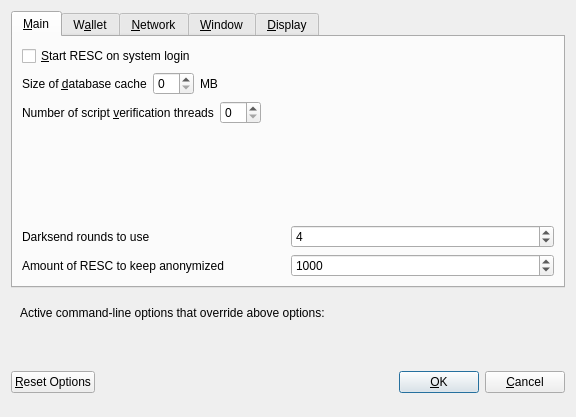
<?xml version="1.0" encoding="UTF-8"?>
<ui version="4.0">
 <class>OptionsDialog</class>
 <widget class="QDialog" name="OptionsDialog">
  <property name="geometry">
   <rect>
    <x>0</x>
    <y>0</y>
    <width>576</width>
    <height>417</height>
   </rect>
  </property>
  <property name="windowTitle">
   <string>Options</string>
  </property>
  <property name="modal">
   <bool>true</bool>
  </property>
  <layout class="QVBoxLayout" name="verticalLayout">
   <item>
    <widget class="QTabWidget" name="tabWidget">
     <property name="currentIndex">
      <number>0</number>
     </property>
     <widget class="QWidget" name="tabMain">
      <attribute name="title">
       <string>&amp;Main</string>
      </attribute>
      <layout class="QVBoxLayout" name="verticalLayout_Main">
       <item>
        <widget class="QCheckBox" name="bitcoinAtStartup">
         <property name="toolTip">
          <string>Automatically start RESC after logging in to the system.</string>
         </property>
         <property name="text">
          <string>&amp;Start RESC on system login</string>
         </property>
        </widget>
       </item>
       <item>
        <layout class="QHBoxLayout" name="horizontalLayout_2_Main">
         <item>
          <widget class="QLabel" name="databaseCacheLabel">
           <property name="text">
            <string>Size of &amp;database cache</string>
           </property>
           <property name="textFormat">
            <enum>Qt::PlainText</enum>
           </property>
           <property name="buddy">
            <cstring>databaseCache</cstring>
           </property>
          </widget>
         </item>
         <item>
          <widget class="QSpinBox" name="databaseCache"/>
         </item>
         <item>
          <widget class="QLabel" name="databaseCacheUnitLabel">
           <property name="text">
            <string>MB</string>
           </property>
           <property name="textFormat">
            <enum>Qt::PlainText</enum>
           </property>
          </widget>
         </item>
         <item>
          <spacer name="horizontalSpacer_2_Main">
           <property name="orientation">
            <enum>Qt::Horizontal</enum>
           </property>
           <property name="sizeHint" stdset="0">
            <size>
             <width>40</width>
             <height>20</height>
            </size>
           </property>
          </spacer>
         </item>
        </layout>
       </item>
       <item>
        <layout class="QHBoxLayout" name="horizontalLayout_3_Main">
         <item>
          <widget class="QLabel" name="threadsScriptVerifLabel">
           <property name="text">
            <string>Number of script &amp;verification threads</string>
           </property>
           <property name="textFormat">
            <enum>Qt::PlainText</enum>
           </property>
           <property name="buddy">
            <cstring>threadsScriptVerif</cstring>
           </property>
          </widget>
         </item>
         <item>
          <widget class="QSpinBox" name="threadsScriptVerif">
           <property name="toolTip">
            <string>(0 = auto, &lt;0 = leave that many cores free)</string>
           </property>
          </widget>
         </item>
         <item>
          <spacer name="horizontalSpacer_3_Main">
           <property name="orientation">
            <enum>Qt::Horizontal</enum>
           </property>
           <property name="sizeHint" stdset="0">
            <size>
             <width>40</width>
             <height>20</height>
            </size>
           </property>
          </spacer>
         </item>
        </layout>
       </item>
       <item>
        <spacer name="verticalSpacer_Main">
         <property name="orientation">
          <enum>Qt::Vertical</enum>
         </property>
         <property name="sizeHint" stdset="0">
          <size>
           <width>20</width>
           <height>40</height>
          </size>
         </property>
        </spacer>
       </item>
       <item>
        <layout class="QHBoxLayout" name="horizontalLayout_4_Main">
         <item>
          <widget class="QLabel" name="label">
           <property name="toolTip">
            <string>This setting determines the amount of individual masternodes that an input will be anonymized through.&lt;br/&gt;More rounds of anonymization gives a higher degree of privacy, but also costs more in fees.</string>
           </property>
           <property name="text">
            <string>Darksend rounds to use</string>
           </property>
          </widget>
         </item>
         <item>
          <widget class="QSpinBox" name="DarksendRounds">
           <property name="minimum">
            <number>2</number>
           </property>
           <property name="maximum">
            <number>8</number>
           </property>
           <property name="value">
            <number>4</number>
           </property>
          </widget>
         </item>
        </layout>
       </item>
       <item>
        <layout class="QHBoxLayout" name="horizontalLayout">
         <item>
          <widget class="QLabel" name="label_2">
           <property name="toolTip">
            <string>This amount acts as a threshold to turn off Darksend once it's reached.</string>
           </property>
           <property name="statusTip">
            <string notr="true"/>
           </property>
           <property name="whatsThis">
            <string notr="true"/>
           </property>
           <property name="accessibleName">
            <string notr="true"/>
           </property>
           <property name="accessibleDescription">
            <string notr="true"/>
           </property>
           <property name="text">
            <string>Amount of RESC to keep anonymized</string>
           </property>
          </widget>
         </item>
         <item>
          <widget class="QSpinBox" name="anonymizeRESC">
           <property name="minimum">
            <number>100</number>
           </property>
           <property name="maximum">
            <number>100000</number>
           </property>
           <property name="singleStep">
            <number>100</number>
           </property>
           <property name="value">
            <number>1000</number>
           </property>
          </widget>
         </item>
        </layout>
       </item>
      </layout>
     </widget>
     <widget class="QWidget" name="tabWallet">
      <attribute name="title">
       <string>W&amp;allet</string>
      </attribute>
      <layout class="QVBoxLayout" name="verticalLayout_Wallet">
       <item>
        <widget class="QGroupBox" name="groupBox">
         <property name="title">
          <string>Expert</string>
         </property>
         <layout class="QVBoxLayout" name="verticalLayout_2">
          <item>
           <widget class="QCheckBox" name="coinControlFeatures">
            <property name="toolTip">
             <string>Whether to show coin control features or not.</string>
            </property>
            <property name="text">
             <string>Enable coin &amp;control features</string>
            </property>
           </widget>
          </item>
          <item>
           <widget class="QCheckBox" name="showMasternodesTab">
            <property name="toolTip">
             <string>Show additional tab listing all your masternodes in first sub-tab&lt;br/&gt;and all masternodes on the network in second sub-tab.</string>
            </property>
            <property name="text">
             <string>Show Masternodes Tab</string>
            </property>
           </widget>
          </item>
          <item>
           <widget class="QCheckBox" name="spendZeroConfChange">
            <property name="toolTip">
             <string>If you disable the spending of unconfirmed change, the change from a transaction&lt;br/&gt;cannot be used until that transaction has at least one confirmation.&lt;br/&gt;This also affects how your balance is computed.</string>
            </property>
            <property name="text">
             <string>&amp;Spend unconfirmed change</string>
            </property>
           </widget>
          </item>
         </layout>
        </widget>
       </item>
       <item>
        <spacer name="verticalSpacer_Wallet">
         <property name="orientation">
          <enum>Qt::Vertical</enum>
         </property>
         <property name="sizeHint" stdset="0">
          <size>
           <width>20</width>
           <height>40</height>
          </size>
         </property>
        </spacer>
       </item>
      </layout>
     </widget>
     <widget class="QWidget" name="tabNetwork">
      <attribute name="title">
       <string>&amp;Network</string>
      </attribute>
      <layout class="QVBoxLayout" name="verticalLayout_Network">
       <item>
        <widget class="QCheckBox" name="mapPortUpnp">
         <property name="toolTip">
          <string>Automatically open the RESC client port on the router. This only works when your router supports UPnP and it is enabled.</string>
         </property>
         <property name="text">
          <string>Map port using &amp;UPnP</string>
         </property>
        </widget>
       </item>
       <item>
        <widget class="QCheckBox" name="allowIncoming">
         <property name="toolTip">
          <string>Accept connections from outside</string>
         </property>
         <property name="text">
          <string>Allow incoming connections</string>
         </property>
        </widget>
       </item>
       <item>
        <widget class="QCheckBox" name="connectSocks">
         <property name="toolTip">
          <string>Connect to the RESC network through a SOCKS5 proxy.</string>
         </property>
         <property name="text">
          <string>&amp;Connect through SOCKS5 proxy (default proxy):</string>
         </property>
        </widget>
       </item>
       <item>
        <layout class="QHBoxLayout" name="horizontalLayout_1_Network">
         <item>
          <widget class="QLabel" name="proxyIpLabel">
           <property name="text">
            <string>Proxy &amp;IP:</string>
           </property>
           <property name="textFormat">
            <enum>Qt::PlainText</enum>
           </property>
           <property name="buddy">
            <cstring>proxyIp</cstring>
           </property>
          </widget>
         </item>
         <item>
          <widget class="QValidatedLineEdit" name="proxyIp">
           <property name="minimumSize">
            <size>
             <width>140</width>
             <height>0</height>
            </size>
           </property>
           <property name="maximumSize">
            <size>
             <width>140</width>
             <height>16777215</height>
            </size>
           </property>
           <property name="toolTip">
            <string>IP address of the proxy (e.g. IPv4: 127.0.0.1 / IPv6: ::1)</string>
           </property>
          </widget>
         </item>
         <item>
          <widget class="QLabel" name="proxyPortLabel">
           <property name="text">
            <string>&amp;Port:</string>
           </property>
           <property name="textFormat">
            <enum>Qt::PlainText</enum>
           </property>
           <property name="buddy">
            <cstring>proxyPort</cstring>
           </property>
          </widget>
         </item>
         <item>
          <widget class="QLineEdit" name="proxyPort">
           <property name="minimumSize">
            <size>
             <width>55</width>
             <height>0</height>
            </size>
           </property>
           <property name="maximumSize">
            <size>
             <width>55</width>
             <height>16777215</height>
            </size>
           </property>
           <property name="toolTip">
            <string>Port of the proxy (e.g. 9050)</string>
           </property>
          </widget>
         </item>
         <item>
          <spacer name="horizontalSpacer_1_Network">
           <property name="orientation">
            <enum>Qt::Horizontal</enum>
           </property>
           <property name="sizeHint" stdset="0">
            <size>
             <width>40</width>
             <height>20</height>
            </size>
           </property>
          </spacer>
         </item>
        </layout>
       </item>
       <item>
        <spacer name="verticalSpacer_Network">
         <property name="orientation">
          <enum>Qt::Vertical</enum>
         </property>
         <property name="sizeHint" stdset="0">
          <size>
           <width>20</width>
           <height>40</height>
          </size>
         </property>
        </spacer>
       </item>
      </layout>
     </widget>
     <widget class="QWidget" name="tabWindow">
      <attribute name="title">
       <string>&amp;Window</string>
      </attribute>
      <layout class="QVBoxLayout" name="verticalLayout_Window">
       <item>
        <widget class="QCheckBox" name="minimizeToTray">
         <property name="toolTip">
          <string>Show only a tray icon after minimizing the window.</string>
         </property>
         <property name="text">
          <string>&amp;Minimize to the tray instead of the taskbar</string>
         </property>
        </widget>
       </item>
       <item>
        <widget class="QCheckBox" name="minimizeOnClose">
         <property name="toolTip">
          <string>Minimize instead of exit the application when the window is closed. When this option is enabled, the application will be closed only after selecting Quit in the menu.</string>
         </property>
         <property name="text">
          <string>M&amp;inimize on close</string>
         </property>
        </widget>
       </item>
       <item>
        <spacer name="verticalSpacer_Window">
         <property name="orientation">
          <enum>Qt::Vertical</enum>
         </property>
         <property name="sizeHint" stdset="0">
          <size>
           <width>20</width>
           <height>40</height>
          </size>
         </property>
        </spacer>
       </item>
      </layout>
     </widget>
     <widget class="QWidget" name="tabDisplay">
      <attribute name="title">
       <string>&amp;Display</string>
      </attribute>
      <layout class="QVBoxLayout" name="verticalLayout_Display">
       <item>
        <layout class="QHBoxLayout" name="horizontalLayout_1_Display">
         <item>
          <widget class="QLabel" name="langLabel">
           <property name="text">
            <string>User Interface &amp;language:</string>
           </property>
           <property name="textFormat">
            <enum>Qt::PlainText</enum>
           </property>
           <property name="buddy">
            <cstring>lang</cstring>
           </property>
          </widget>
         </item>
         <item>
          <widget class="QValueComboBox" name="lang">
           <property name="toolTip">
            <string>The user interface language can be set here. This setting will take effect after restarting RESC.</string>
           </property>
          </widget>
         </item>
        </layout>
       </item>
       <item>
        <widget class="QLabel" name="label_3">
         <property name="toolTip">
          <string notr="true"/>
         </property>
         <property name="statusTip">
          <string notr="true"/>
         </property>
         <property name="whatsThis">
          <string notr="true"/>
         </property>
         <property name="accessibleName">
          <string notr="true"/>
         </property>
         <property name="text">
          <string>Language missing or translation incomplete? Help contributing translations here:
https://www.transifex.com/cryptorescuecoin-project/cryptorescuecoin-project-translations</string>
         </property>
         <property name="wordWrap">
          <bool>true</bool>
         </property>
         <property name="openExternalLinks">
          <bool>true</bool>
         </property>
         <property name="textInteractionFlags">
          <set>Qt::TextBrowserInteraction</set>
         </property>
        </widget>
       </item>
       <item>
        <layout class="QHBoxLayout" name="horizontalLayout_4_Display" stretch="0,0">
         <item>
          <widget class="QLabel" name="themeLabel">
           <property name="text">
            <string>User Interface Theme:</string>
           </property>
          </widget>
         </item>
         <item>
          <widget class="QValueComboBox" name="theme"/>
         </item>
        </layout>
       </item>
       <item>
        <widget class="Line" name="line">
         <property name="orientation">
          <enum>Qt::Horizontal</enum>
         </property>
        </widget>
       </item>
       <item>
        <layout class="QHBoxLayout" name="horizontalLayout_2_Display">
         <item>
          <widget class="QLabel" name="unitLabel">
           <property name="text">
            <string>&amp;Unit to show amounts in:</string>
           </property>
           <property name="textFormat">
            <enum>Qt::PlainText</enum>
           </property>
           <property name="buddy">
            <cstring>unit</cstring>
           </property>
          </widget>
         </item>
         <item>
          <widget class="QValueComboBox" name="unit">
           <property name="toolTip">
            <string>Choose the default subdivision unit to show in the interface and when sending coins.</string>
           </property>
          </widget>
         </item>
        </layout>
       </item>
       <item>
        <layout class="QHBoxLayout" name="horizontalLayout_5_Display">
         <item>
          <widget class="QLabel" name="digitsLabel">
           <property name="text">
            <string>Decimal digits</string>
           </property>
          </widget>
         </item>
         <item>
          <widget class="QValueComboBox" name="digits"/>
         </item>
        </layout>
       </item>
       <item>
        <layout class="QHBoxLayout" name="horizontalLayout_3_Display">
         <item>
          <widget class="QLabel" name="thirdPartyTxUrlsLabel">
           <property name="toolTip">
            <string>Third party URLs (e.g. a block explorer) that appear in the transactions tab as context menu items. %s in the URL is replaced by transaction hash. Multiple URLs are separated by vertical bar |.</string>
           </property>
           <property name="text">
            <string>Third party transaction URLs</string>
           </property>
           <property name="buddy">
            <cstring>thirdPartyTxUrls</cstring>
           </property>
          </widget>
         </item>
         <item>
          <widget class="QLineEdit" name="thirdPartyTxUrls">
           <property name="toolTip">
            <string>Third party URLs (e.g. a block explorer) that appear in the transactions tab as context menu items. %s in the URL is replaced by transaction hash. Multiple URLs are separated by vertical bar |.</string>
           </property>
          </widget>
         </item>
        </layout>
       </item>
       <item>
        <spacer name="verticalSpacer">
         <property name="orientation">
          <enum>Qt::Vertical</enum>
         </property>
         <property name="sizeHint" stdset="0">
          <size>
           <width>20</width>
           <height>40</height>
          </size>
         </property>
        </spacer>
       </item>
      </layout>
     </widget>
    </widget>
   </item>
   <item>
    <widget class="QFrame" name="frame">
     <layout class="QVBoxLayout" name="verticalLayout_Bottom">
      <item>
       <layout class="QHBoxLayout" name="horizontalLayout_Bottom">
        <item>
         <widget class="QLabel" name="overriddenByCommandLineInfoLabel">
          <property name="text">
           <string>Active command-line options that override above options:</string>
          </property>
          <property name="textFormat">
           <enum>Qt::PlainText</enum>
          </property>
         </widget>
        </item>
        <item>
         <spacer name="horizontalSpacer_Bottom">
          <property name="orientation">
           <enum>Qt::Horizontal</enum>
          </property>
          <property name="sizeHint" stdset="0">
           <size>
            <width>40</width>
            <height>20</height>
           </size>
          </property>
         </spacer>
        </item>
       </layout>
      </item>
      <item>
       <widget class="QLabel" name="overriddenByCommandLineLabel">
        <property name="text">
         <string/>
        </property>
        <property name="textFormat">
         <enum>Qt::PlainText</enum>
        </property>
        <property name="wordWrap">
         <bool>true</bool>
        </property>
       </widget>
      </item>
     </layout>
    </widget>
   </item>
   <item>
    <layout class="QHBoxLayout" name="horizontalLayout_Buttons">
     <item>
      <widget class="QPushButton" name="resetButton">
       <property name="toolTip">
        <string>Reset all client options to default.</string>
       </property>
       <property name="text">
        <string>&amp;Reset Options</string>
       </property>
       <property name="autoDefault">
        <bool>false</bool>
       </property>
      </widget>
     </item>
     <item>
      <spacer name="horizontalSpacer_1">
       <property name="orientation">
        <enum>Qt::Horizontal</enum>
       </property>
       <property name="sizeHint" stdset="0">
        <size>
         <width>40</width>
         <height>48</height>
        </size>
       </property>
      </spacer>
     </item>
     <item>
      <widget class="QLabel" name="statusLabel">
       <property name="minimumSize">
        <size>
         <width>200</width>
         <height>0</height>
        </size>
       </property>
       <property name="font">
        <font>
         <weight>75</weight>
         <bold>true</bold>
        </font>
       </property>
       <property name="text">
        <string/>
       </property>
       <property name="textFormat">
        <enum>Qt::PlainText</enum>
       </property>
       <property name="wordWrap">
        <bool>true</bool>
       </property>
      </widget>
     </item>
     <item>
      <spacer name="horizontalSpacer_2">
       <property name="orientation">
        <enum>Qt::Horizontal</enum>
       </property>
       <property name="sizeHint" stdset="0">
        <size>
         <width>40</width>
         <height>48</height>
        </size>
       </property>
      </spacer>
     </item>
     <item>
      <widget class="QPushButton" name="okButton">
       <property name="text">
        <string>&amp;OK</string>
       </property>
       <property name="autoDefault">
        <bool>false</bool>
       </property>
       <property name="default">
        <bool>true</bool>
       </property>
      </widget>
     </item>
     <item>
      <widget class="QPushButton" name="cancelButton">
       <property name="text">
        <string>&amp;Cancel</string>
       </property>
       <property name="autoDefault">
        <bool>false</bool>
       </property>
      </widget>
     </item>
    </layout>
   </item>
  </layout>
 </widget>
 <customwidgets>
  <customwidget>
   <class>QValidatedLineEdit</class>
   <extends>QLineEdit</extends>
   <header>qvalidatedlineedit.h</header>
  </customwidget>
  <customwidget>
   <class>QValueComboBox</class>
   <extends>QComboBox</extends>
   <header>qvaluecombobox.h</header>
  </customwidget>
 </customwidgets>
 <resources/>
 <connections/>
</ui>
